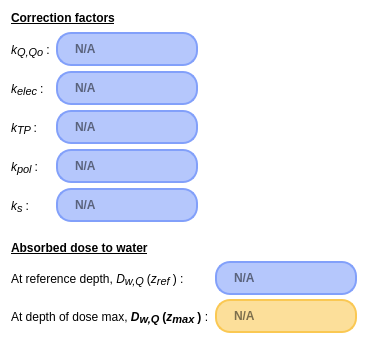
            <widget class="QWidget" name="calSummaryScroll">
             <property name="geometry">
              <rect>
               <x>0</x>
               <y>0</y>
               <width>379</width>
               <height>344</height>
              </rect>
             </property>
             <property name="sizePolicy">
              <sizepolicy hsizetype="Expanding" vsizetype="MinimumExpanding">
               <horstretch>0</horstretch>
               <verstretch>0</verstretch>
              </sizepolicy>
             </property>
             <property name="autoFillBackground">
              <bool>false</bool>
             </property>
             <property name="styleSheet">
              <string notr="true">background-color: rgba(252, 247, 247, 0);</string>
             </property>
             <layout class="QVBoxLayout" name="verticalLayout_5">
              <item>
               <widget class="QLabel" name="corrFactorsLabel">
                <property name="sizePolicy">
                 <sizepolicy hsizetype="Fixed" vsizetype="Fixed">
                  <horstretch>0</horstretch>
                  <verstretch>0</verstretch>
                 </sizepolicy>
                </property>
                <property name="text">
                 <string>&lt;html&gt;&lt;head/&gt;&lt;body&gt;&lt;p&gt;&lt;span style=&quot; font-weight:700; text-decoration: underline;&quot;&gt;Correction factors&lt;/span&gt;&lt;/p&gt;&lt;/body&gt;&lt;/html&gt;</string>
                </property>
               </widget>
              </item>
              <item>
               <layout class="QFormLayout" name="corrFactorFL_2">
                <property name="fieldGrowthPolicy">
                 <enum>QFormLayout::ExpandingFieldsGrow</enum>
                </property>
                <property name="rowWrapPolicy">
                 <enum>QFormLayout::DontWrapRows</enum>
                </property>
                <property name="verticalSpacing">
                 <number>4</number>
                </property>
                <item row="0" column="0">
                 <widget class="QLabel" name="kQLabel">
                  <property name="text">
                   <string>&lt;html&gt;&lt;head/&gt;&lt;body&gt;&lt;p&gt;&lt;span style=&quot; font-style:italic;&quot;&gt;k&lt;/span&gt;&lt;span style=&quot; font-size:12pt; font-style:italic; vertical-align:sub;&quot;&gt;Q,Qo &lt;/span&gt;:&lt;/p&gt;&lt;/body&gt;&lt;/html&gt;</string>
                  </property>
                 </widget>
                </item>
                <item row="0" column="1">
                 <widget class="QLineEdit" name="kQLE">
                  <property name="sizePolicy">
                   <sizepolicy hsizetype="Fixed" vsizetype="Fixed">
                    <horstretch>0</horstretch>
                    <verstretch>0</verstretch>
                   </sizepolicy>
                  </property>
                  <property name="contextMenuPolicy">
                   <enum>Qt::NoContextMenu</enum>
                  </property>
                  <property name="styleSheet">
                   <string notr="true">border-radius: 15px;
border-color: rgb(130, 160, 250);
border-style: solid;
border-width:2px;
background-color: rgba(130, 160, 250,150);
padding-left: 15px;
height: 30px;
font-weight: bold</string>
                  </property>
                  <property name="readOnly">
                   <bool>true</bool>
                  </property>
                  <property name="placeholderText">
                   <string>N/A</string>
                  </property>
                 </widget>
                </item>
                <item row="1" column="0">
                 <widget class="QLabel" name="kElecLabel">
                  <property name="sizePolicy">
                   <sizepolicy hsizetype="Preferred" vsizetype="MinimumExpanding">
                    <horstretch>0</horstretch>
                    <verstretch>0</verstretch>
                   </sizepolicy>
                  </property>
                  <property name="text">
                   <string>&lt;html&gt;&lt;head/&gt;&lt;body&gt;&lt;p&gt;&lt;span style=&quot; font-style:italic;&quot;&gt;k&lt;/span&gt;&lt;span style=&quot; font-size:12pt; font-style:italic; vertical-align:sub;&quot;&gt;elec &lt;/span&gt;:&lt;/p&gt;&lt;/body&gt;&lt;/html&gt;</string>
                  </property>
                  <property name="alignment">
                   <set>Qt::AlignLeading|Qt::AlignLeft|Qt::AlignVCenter</set>
                  </property>
                 </widget>
                </item>
                <item row="1" column="1">
                 <widget class="QLineEdit" name="kElecLE">
                  <property name="enabled">
                   <bool>true</bool>
                  </property>
                  <property name="sizePolicy">
                   <sizepolicy hsizetype="Fixed" vsizetype="Fixed">
                    <horstretch>0</horstretch>
                    <verstretch>0</verstretch>
                   </sizepolicy>
                  </property>
                  <property name="contextMenuPolicy">
                   <enum>Qt::NoContextMenu</enum>
                  </property>
                  <property name="autoFillBackground">
                   <bool>false</bool>
                  </property>
                  <property name="styleSheet">
                   <string notr="true">border-radius: 15px;
border-color: rgb(130, 160, 250);
border-style: solid;
border-width:2px;
background-color: rgba(130, 160, 250,150);
padding-left: 15px;
height: 30px;
font-weight: bold</string>
                  </property>
                  <property name="text">
                   <string/>
                  </property>
                  <property name="frame">
                   <bool>true</bool>
                  </property>
                  <property name="alignment">
                   <set>Qt::AlignLeading|Qt::AlignLeft|Qt::AlignVCenter</set>
                  </property>
                  <property name="readOnly">
                   <bool>true</bool>
                  </property>
                  <property name="placeholderText">
                   <string>N/A</string>
                  </property>
                 </widget>
                </item>
                <item row="2" column="0">
                 <widget class="QLabel" name="kTPLabel">
                  <property name="text">
                   <string>&lt;html&gt;&lt;head/&gt;&lt;body&gt;&lt;p&gt;&lt;span style=&quot; font-style:italic;&quot;&gt;k&lt;/span&gt;&lt;span style=&quot; font-size:12pt; font-style:italic; vertical-align:sub;&quot;&gt;TP &lt;/span&gt;:&lt;/p&gt;&lt;/body&gt;&lt;/html&gt;</string>
                  </property>
                 </widget>
                </item>
                <item row="2" column="1">
                 <widget class="QLineEdit" name="kTPLE">
                  <property name="sizePolicy">
                   <sizepolicy hsizetype="Fixed" vsizetype="Fixed">
                    <horstretch>0</horstretch>
                    <verstretch>0</verstretch>
                   </sizepolicy>
                  </property>
                  <property name="contextMenuPolicy">
                   <enum>Qt::NoContextMenu</enum>
                  </property>
                  <property name="styleSheet">
                   <string notr="true">border-radius: 15px;
border-color: rgb(130, 160, 250);
border-style: solid;
border-width:2px;
background-color: rgba(130, 160, 250,150);
padding-left: 15px;
height: 30px;
font-weight: bold</string>
                  </property>
                  <property name="text">
                   <string/>
                  </property>
                  <property name="readOnly">
                   <bool>true</bool>
                  </property>
                  <property name="placeholderText">
                   <string>N/A</string>
                  </property>
                 </widget>
                </item>
                <item row="3" column="0">
                 <widget class="QLabel" name="kPolLabel">
                  <property name="text">
                   <string>&lt;html&gt;&lt;head/&gt;&lt;body&gt;&lt;p&gt;&lt;span style=&quot; font-style:italic;&quot;&gt;k&lt;/span&gt;&lt;span style=&quot; font-size:12pt; font-style:italic; vertical-align:sub;&quot;&gt;pol &lt;/span&gt;:&lt;/p&gt;&lt;/body&gt;&lt;/html&gt;</string>
                  </property>
                 </widget>
                </item>
                <item row="3" column="1">
                 <widget class="QLineEdit" name="kPolLE">
                  <property name="sizePolicy">
                   <sizepolicy hsizetype="Fixed" vsizetype="Fixed">
                    <horstretch>0</horstretch>
                    <verstretch>0</verstretch>
                   </sizepolicy>
                  </property>
                  <property name="contextMenuPolicy">
                   <enum>Qt::NoContextMenu</enum>
                  </property>
                  <property name="styleSheet">
                   <string notr="true">border-radius: 15px;
border-color: rgb(130, 160, 250);
border-style: solid;
border-width:2px;
background-color: rgba(130, 160, 250,150);
padding-left: 15px;
height: 30px;
font-weight: bold</string>
                  </property>
                  <property name="readOnly">
                   <bool>true</bool>
                  </property>
                  <property name="placeholderText">
                   <string>N/A</string>
                  </property>
                 </widget>
                </item>
                <item row="4" column="0">
                 <widget class="QLabel" name="kSLabel">
                  <property name="text">
                   <string>&lt;html&gt;&lt;head/&gt;&lt;body&gt;&lt;p&gt;&lt;span style=&quot; font-style:italic;&quot;&gt;k&lt;/span&gt;&lt;span style=&quot; font-size:12pt; font-style:italic; vertical-align:sub;&quot;&gt;s &lt;/span&gt;:&lt;/p&gt;&lt;/body&gt;&lt;/html&gt;</string>
                  </property>
                 </widget>
                </item>
                <item row="4" column="1">
                 <widget class="QLineEdit" name="kSLE">
                  <property name="sizePolicy">
                   <sizepolicy hsizetype="Fixed" vsizetype="Fixed">
                    <horstretch>0</horstretch>
                    <verstretch>0</verstretch>
                   </sizepolicy>
                  </property>
                  <property name="contextMenuPolicy">
                   <enum>Qt::NoContextMenu</enum>
                  </property>
                  <property name="styleSheet">
                   <string notr="true">border-radius: 15px;
border-color: rgb(130, 160, 250);
border-style: solid;
border-width:2px;
background-color: rgba(130, 160, 250,150);
padding-left: 15px;
height: 30px;
font-weight: bold</string>
                  </property>
                  <property name="readOnly">
                   <bool>true</bool>
                  </property>
                  <property name="placeholderText">
                   <string>N/A</string>
                  </property>
                 </widget>
                </item>
               </layout>
              </item>
              <item>
               <spacer name="verticalSpacer_8">
                <property name="orientation">
                 <enum>Qt::Vertical</enum>
                </property>
                <property name="sizeType">
                 <enum>QSizePolicy::Fixed</enum>
                </property>
                <property name="sizeHint" stdset="0">
                 <size>
                  <width>20</width>
                  <height>10</height>
                 </size>
                </property>
               </spacer>
              </item>
              <item>
               <widget class="QLabel" name="absorsedDoseLabel">
                <property name="sizePolicy">
                 <sizepolicy hsizetype="Fixed" vsizetype="Fixed">
                  <horstretch>0</horstretch>
                  <verstretch>0</verstretch>
                 </sizepolicy>
                </property>
                <property name="text">
                 <string>&lt;html&gt;&lt;head/&gt;&lt;body&gt;&lt;p&gt;&lt;span style=&quot; font-weight:700; text-decoration: underline;&quot;&gt;Absorbed dose to water&lt;/span&gt;&lt;/p&gt;&lt;/body&gt;&lt;/html&gt;</string>
                </property>
               </widget>
              </item>
              <item>
               <layout class="QFormLayout" name="absorbedDoseFL_2">
                <property name="fieldGrowthPolicy">
                 <enum>QFormLayout::AllNonFixedFieldsGrow</enum>
                </property>
                <property name="verticalSpacing">
                 <number>4</number>
                </property>
                <item row="0" column="0">
                 <widget class="QLabel" name="zrefDoseLabel">
                  <property name="sizePolicy">
                   <sizepolicy hsizetype="Fixed" vsizetype="Preferred">
                    <horstretch>0</horstretch>
                    <verstretch>0</verstretch>
                   </sizepolicy>
                  </property>
                  <property name="text">
                   <string>&lt;html&gt;&lt;head/&gt;&lt;body&gt;&lt;p&gt;At reference depth, &lt;span style=&quot; font-style:italic;&quot;&gt;D&lt;/span&gt;&lt;span style=&quot; font-size:12pt; font-style:italic; vertical-align:sub;&quot;&gt;w,Q &lt;/span&gt;(&lt;span style=&quot; font-style:italic;&quot;&gt;z&lt;/span&gt;&lt;span style=&quot; font-size:12pt; font-style:italic; vertical-align:sub;&quot;&gt;ref &lt;/span&gt;) :&lt;/p&gt;&lt;/body&gt;&lt;/html&gt;</string>
                  </property>
                 </widget>
                </item>
                <item row="0" column="1">
                 <widget class="QLineEdit" name="zrefDoseLE">
                  <property name="sizePolicy">
                   <sizepolicy hsizetype="Fixed" vsizetype="Fixed">
                    <horstretch>0</horstretch>
                    <verstretch>0</verstretch>
                   </sizepolicy>
                  </property>
                  <property name="contextMenuPolicy">
                   <enum>Qt::NoContextMenu</enum>
                  </property>
                  <property name="styleSheet">
                   <string notr="true">border-radius: 15px;
border-color: rgb(130, 160, 250);
border-style: solid;
border-width:2px;
background-color: rgba(130, 160, 250,150);
padding-left: 15px;
height: 30px;
font-weight: bold</string>
                  </property>
                  <property name="readOnly">
                   <bool>true</bool>
                  </property>
                  <property name="placeholderText">
                   <string>N/A</string>
                  </property>
                 </widget>
                </item>
                <item row="1" column="0">
                 <widget class="QLabel" name="zmaxDoseLabel">
                  <property name="sizePolicy">
                   <sizepolicy hsizetype="Fixed" vsizetype="Preferred">
                    <horstretch>0</horstretch>
                    <verstretch>0</verstretch>
                   </sizepolicy>
                  </property>
                  <property name="text">
                   <string>&lt;html&gt;&lt;head/&gt;&lt;body&gt;&lt;p&gt;At depth of dose max, &lt;span style=&quot; font-weight:700; font-style:italic;&quot;&gt;D&lt;/span&gt;&lt;span style=&quot; font-size:12pt; font-weight:700; font-style:italic; vertical-align:sub;&quot;&gt;w,Q &lt;/span&gt;&lt;span style=&quot; font-weight:700;&quot;&gt;(&lt;/span&gt;&lt;span style=&quot; font-weight:700; font-style:italic;&quot;&gt;z&lt;/span&gt;&lt;span style=&quot; font-size:12pt; font-weight:700; font-style:italic; vertical-align:sub;&quot;&gt;max &lt;/span&gt;&lt;span style=&quot; font-weight:700;&quot;&gt;)&lt;/span&gt; :&lt;/p&gt;&lt;/body&gt;&lt;/html&gt;</string>
                  </property>
                 </widget>
                </item>
                <item row="1" column="1">
                 <widget class="QLineEdit" name="zmaxDoseLE">
                  <property name="sizePolicy">
                   <sizepolicy hsizetype="Fixed" vsizetype="Fixed">
                    <horstretch>0</horstretch>
                    <verstretch>0</verstretch>
                   </sizepolicy>
                  </property>
                  <property name="contextMenuPolicy">
                   <enum>Qt::NoContextMenu</enum>
                  </property>
                  <property name="autoFillBackground">
                   <bool>false</bool>
                  </property>
                  <property name="styleSheet">
                   <string notr="true">border-radius: 15px;
border-color: rgb(250, 200, 83);
background-color: rgba(250, 200, 83,150);
border-style: solid;
border-width:2px;
padding-left: 15px;
height: 30px;
font-weight: bold


</string>
                  </property>
                  <property name="text">
                   <string/>
                  </property>
                  <property name="frame">
                   <bool>false</bool>
                  </property>
                  <property name="readOnly">
                   <bool>true</bool>
                  </property>
                  <property name="placeholderText">
                   <string>N/A</string>
                  </property>
                 </widget>
                </item>
               </layout>
              </item>
             </layout>
            </widget>
